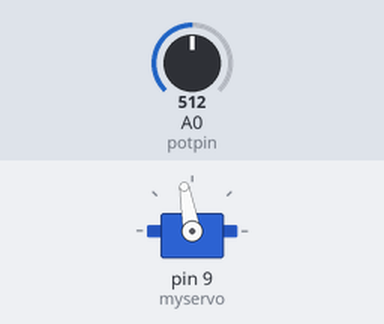
A sketch run on a simulated Arduino Uno, built with avr-gcc and run on an emulated ATmega328P. Parts: servo. The inputs (shaded band) are chosen by the test bench; at power-on: A0 (potpin) = 512.

Above: at 1.2 s.
1.3 s: A0 (potpin) set to 716
At 2.5 s:
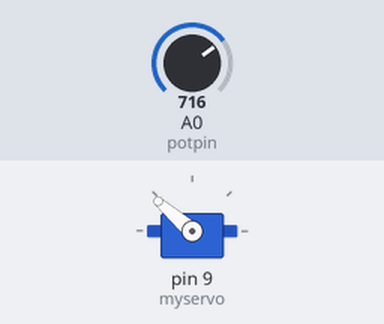
2.8 s: A0 (potpin) set to 900
At 3.6 s:
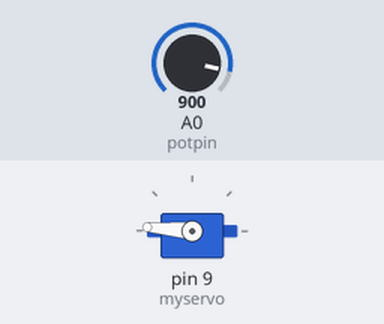
4.3 s: A0 (potpin) set to 1023
At 4.8 s:
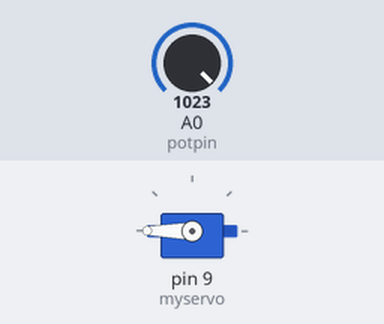
5.8 s: A0 (potpin) set to 511
At 7.0 s:
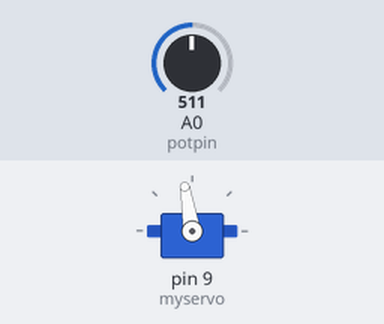
7.3 s: A0 (potpin) set to 306
At 8.3 s:
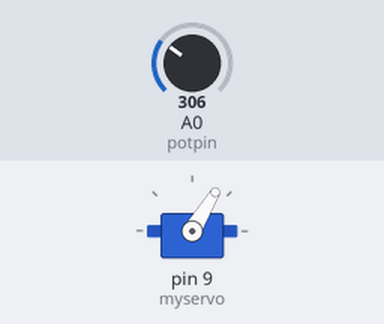
Timing chart, 0 to 9.8 s (numbered marks = the images above; inputs shaded):
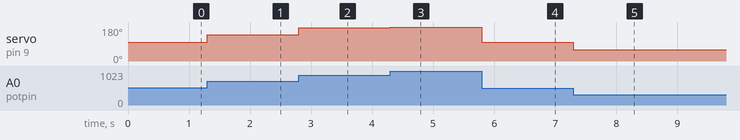

The sketch:

robotic_arm.ino
```cpp
#include <Servo.h>                        //imiporting servo mototr library
Servo myservo;                            //crreating servo object for servo motor control

int potpin = 0;                           //analog pin used to connect potentiometer as controller
int val;                                  //  to read values from analog pin

void setup() {
myservo.attach(9);                        //attach servo to pin 9

}

void loop() {
  val= analogRead(potpin);
  val= map(val, 0, 1023, 0, 200);         // set the values for servo motor rotation
  myservo.write(val);
  delay(1);                               //adding delay to motor

}
```

Measured:
- after the input at 1.3 s, servo on pin 9 (myservo): 100° → 139° at once
- after the input at 2.8 s, servo on pin 9 (myservo): 139° → 175° at once
- after the input at 4.3 s, servo on pin 9 (myservo): 175° → 180° at once
- after the input at 5.8 s, servo on pin 9 (myservo): 180° → 99° at once
- after the input at 7.3 s, servo on pin 9 (myservo): 99° → 59° at once
